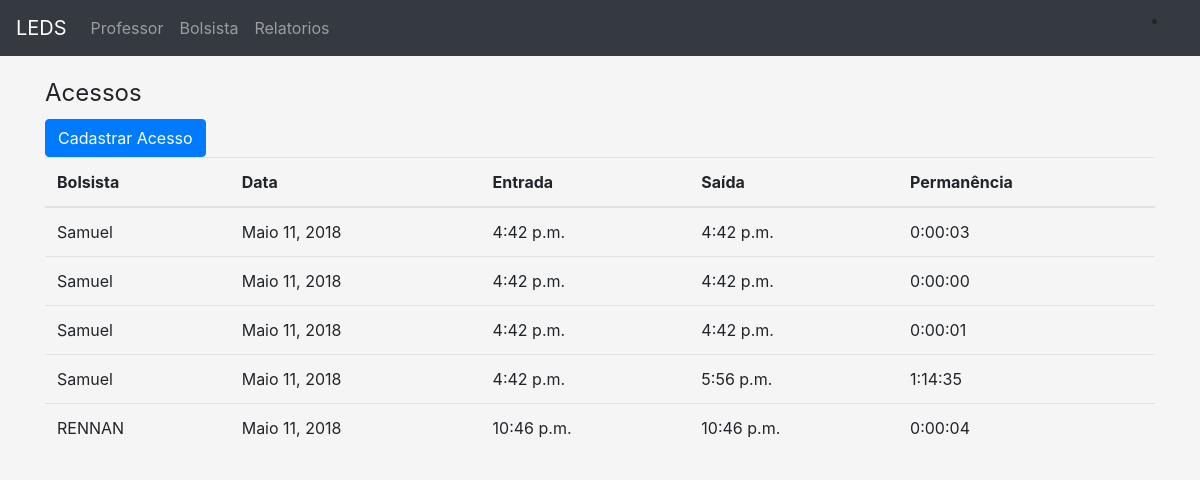
Screenshot of /acesso/list_ap/2018-05-11/2018-05-11/ with the database file from the repository.
### app/models.py (models this page shows, shortened)
class Acesso(models.Model):
	bolsista = models.ForeignKey(Bolsista, verbose_name='Bolsista', related_name='bolsista_acesso', on_delete=models.CASCADE)
	data = models.DateField('Data Acesso', null=True, blank=True)
	hora_entrada = models.TimeField('Entrada', null=True, blank=True)
	hora_saida = models.TimeField('Saída', null = True, blank=True)
	total_horas = models.DurationField('Total', null = True, blank = True)
	class Meta:
	 	verbose_name = 'Acesso'
	 	verbose_name_plural = 'Acessos'

class Bolsista(models.Model):
	TIPO_CHOICES = (
	    (0, 'Voluntário'),
	    (1, 'Remunerado'),
	)
	nome = models.CharField('Nome', max_length=100)
	matricula = models.CharField('Matricula', max_length=20,unique=True)
	cartao_rfid = models.CharField('Cartão RFID', max_length=100, null=True)
	professor = models.ForeignKey(Professor, verbose_name='Professor', related_name='bolsista_professor', on_delete=models.CASCADE, default=True)
	tipo_bolsa = models.IntegerField('Tipo', choices=TIPO_CHOICES)
	carga_horaria_semanal = models.IntegerField('Carga Horaria (semanal)', validators=[MinValueValidator(1)])
	def __str__(self):
		return self.nome
	class Meta:
		verbose_name='Bolsista'
		verbose_name_plural='Bolsistas'

### app/views.py (the view)
# urls.py: url(r'^acesso/list_ap/(?P<data_ini>[\w.@+-]+)/(?P<data_fim>[\w.@+-]+)/$', views.list, name='list'),
def list(request, data_ini, data_fim):
	acessos = Acesso.objects.filter(data__range=(data_ini, data_fim))
	return render(request,'acesso/list_ap.html',{'acessos':acessos})

### app/templates/acesso/list_ap.html (shortened to what this page needs)
{% extends "base.html" %}
{%load static%}
{% load django_bootstrap_breadcrumbs %}
{%block content%}
    <legend>Acessos</legend>
<a href="{%url 'app:create_ac' %}"><button class="btn btn-primary">Cadastrar Acesso
</button></a>
    <table class="table">
        <thead>
        <tr>
            <th>Bolsista</th>
            <th>Data</th>
            <th>Entrada</th>
            <th>Saída</th>
            <th>Permanência</th>
        </tr>
        </thead>
        <tbody>
        {% for acesso in acessos %}
            <tr>
                <td>{{ acesso.bolsista }}</td>
                <td>{{acesso.data}}</td>
                <td>{{ acesso.hora_entrada}}</td>
                <td>{{ acesso.hora_saida }}</td>
                <td>{{ acesso.total_horas}}</td>
            </tr>
        {% endfor %}
        </tbody>
    </table>
{% endblock %}

### app/static/css/custom.css (style rules this page uses)
:root { --input-padding-x: .75rem; --input-padding-y: .75rem; }
html, body { height: 100%; }
body { padding-top: 75px; padding-bottom: 15%; background-color: #f5f5f5; }

### rows the page displays
Acesso: bolsista "Samuel", data "Maio 11, 2018", hora_entrada "4:42 p.m.", hora_saida "4:42 p.m.", total_horas "0:00:03"
Acesso: bolsista "Samuel", data "Maio 11, 2018", hora_entrada "4:42 p.m.", hora_saida "4:42 p.m.", total_horas "0:00:00"
Acesso: bolsista "Samuel", data "Maio 11, 2018", hora_entrada "4:42 p.m.", hora_saida "4:42 p.m.", total_horas "0:00:01"
Acesso: bolsista "Samuel", data "Maio 11, 2018", hora_entrada "4:42 p.m.", hora_saida "5:56 p.m.", total_horas "1:14:35"
Acesso: bolsista "RENNAN", data "Maio 11, 2018", hora_entrada "10:46 p.m.", hora_saida "10:46 p.m.", total_horas "0:00:04"
